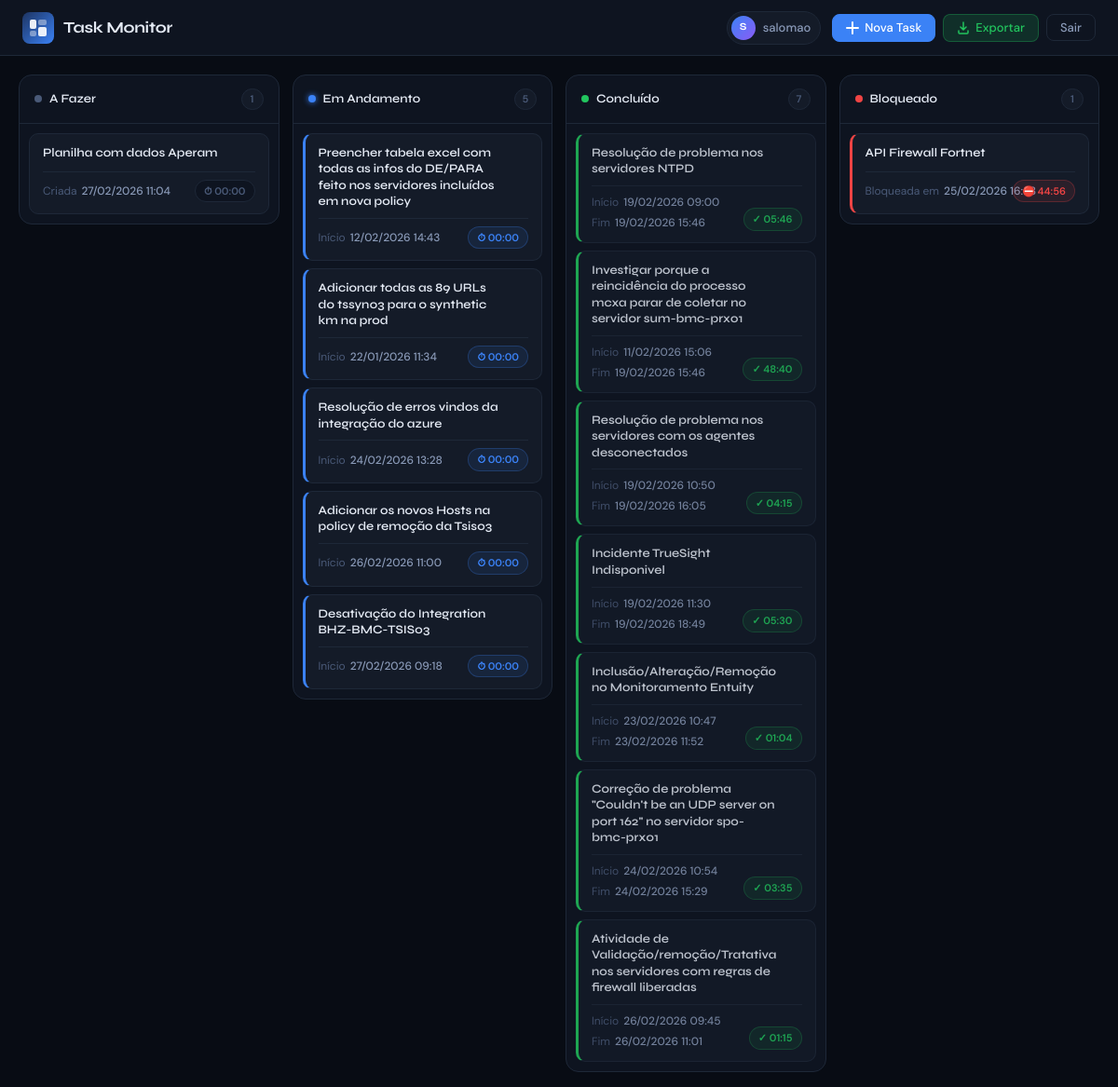
The page /kanban/ (signed in) on the database its author committed.
### tasks/models.py (models this page shows, shortened)
class Task(models.Model): # models.Model indicia a classe base que sabe salvar algo no banco de dados. Sem isso é só python normal.
    STATUS_CHOICES = [
        ('todo', 'A Fazer'),
        ('doing', 'Fazendo'),
        ('done', 'Finalizado'),
        ('blocked', 'Bloqueado'),
    ]
    title = models.CharField(max_length=200) # Criando coluna de titulo com maximo de 200 caracteres.and
    description = models.TextField(null=True, blank=True) # Criando coluna de descricao que armazena texto longo
    user = models.ForeignKey(User, on_delete=models.CASCADE) # Criando relacao para indicar que a task pertence a um usuario. onDelete diz que caso o user seja deletado as tarefas dele tambem sejam.
    status = models.CharField(
        max_length=10,
        choices=STATUS_CHOICES,
        default='todo'
    )
    email = models.EmailField(max_length=200, null=True) # Criando coluna de email com maximo de 200 caracteres.
    start_time = models.DateTimeField(null=True, blank=True) # Criando coluna de data e hora de inicio onde o banco e o formulario aceitam nulo/vazio.
    end_time = models.DateTimeField(null=True, blank=True) # mesmo conceito de start_time.
    blocked_at = models.DateTimeField(null=True, blank=True) # Criando coluna para rastrear quando a task foi bloqueada.
    created_at = models.DateTimeField(auto_now_add=True) # Criando coluna de data e hora que o django automaticamente salva quando a task é criada.
    worked_hours = models.FloatField(null=True, blank=True, default=0.0) # Criando coluna de horas trabalhadas que armazena a hora em float.
    total_blocked_hours = models.FloatField(null=True, blank=True, default=0.0) # Criando coluna de horas bloqueadas que armazena a hora total em float.
    def calculate_worked_hours(self):
        if not self.start_time or not self.end_time: # tratativa de erros, para caso nao tenha hora, ele nao calcule
            return 0
        start = timezone.localtime(self.start_time) # criando variavel local para trabalhar com a hora de inicio da task.
        end = timezone.localtime(self.end_time) # criando variavel local para trabalhar com a hora de fim da task.
        total_seconds = 0 # variavel que acumulará o tempo útil em segundos
        current = start # variavel que vou iterar do inicio ao fim da task, verificando os dias úteis.
        while current < end: # loop que vai percorrer dia por dia
            next_day = (current + timedelta(days=1)).replace(  # pegando o proximo dia e zerando a hora para facilitar a comparacao
                hour=0, minute=0, second=0, microsecond=0
            )
            period_end = min(next_day, end) # definindo o fim do periodo como o proximo dia ou o fim da task, o que vier primeiro.
            if current.weekday() < 5:  # Verifica se é um dia útil (0-4 correspondem a segunda a sexta)
                day = current.date() # pegando a data do dia atual da iteracao
                work_start = current.replace(year=day.year, month=day.month, day=day.day, hour=9, minute=0, second=0, microsecond=0) # criando variavel para receber o inicio do periodo de trabalho
                work_end = current.replace(year=day.year, month=day.month, day=day.day, hour=18, minute=0, second=0, microsecond=0) # criando variavel para receber o fim do periodo de trabalho
                lunch_start = current.replace(year=day.year, month=day.month, day=day.day, hour=12, minute=0, second=0, microsecond=0) # criando variavel para receber o inicio do almoço
                lunch_end = current.replace(year=day.year, month=day.month, day=day.day, hour=13, minute=0, second=0, microsecond=0) # criando variavel para receber o fim do almoço
                maxStart = max(current, work_start) # definindo o inicio do periodo de trabalho como o maior valor entre a hora atual e o inicio do periodo de trabalho
                minEnd = min(period_end, work_end) # definindo o fim do periodo de trabalho como o menor valor entre o fim do periodo e o fim do periodo de trabalho
                if maxStart < minEnd:
                    worked_period = (minEnd - maxStart).total_seconds()
                    verify_start = max(maxStart, lunch_start) # verificando se o inicio do periodo de trabalho é maior que o inicio do almoço, se for, ele define o inicio do periodo util como o inicio do almoço, caso contrario ele continua com o inicio do periodo de trabalho.
                    verify_end = min(minEnd, lunch_end) # verificando se o fim do periodo de trabalho é menor que o fim do almoço, se for, ele define o fim do periodo util como o fim do almoço, caso contrario ele continua com o fim do periodo de trabalho.
                    if verify_start < verify_end: # se o periodo de trabalho util tiver intersecao com o periodo de almoço, ele subtrai o periodo de almoço do periodo de trabalho util.
                        worked_period -= (verify_end - verify_start).total_seconds()
                    total_seconds += worked_period # acumulando o periodo util em segundos no total de segundos.
            current = next_day # avançando para o próximo dia, repetindo o processo até chegar no fim da task.
        total_seconds -= (self.total_blocked_hours * 3600) if self.total_blocked_hours else 0 # subtraindo as horas bloqueadas do total de segundos. Se total_blocked_hours for None, ele subtrai 0.
        return max(total_seconds / 3600, 0) # retornando as horas trabalhadas em float (nunca menor que 0).
    def worked_hours_formated(self):
        FloatHours = self.calculate_worked_hours() # obtendo as horas trabalhadas que foram calculadas em float.
        hours = int(FloatHours) # convertendo as horas em inteiro.
        minutes = int((FloatHours - hours) * 60) # convertendo os minutos em inteiro.
        return f"{hours:02d}:{minutes:02d}" # retornando as horas em HH:MM formatados.
    def calculate_blocked_duration(self):
        if not self.blocked_at: # se nao houver data de bloqueio, retorna 0.
            return 0
        now = timezone.now() # pegando a hora atual para calcular o tempo bloqueado até agora.
        duration_seconds = (now - self.blocked_at).total_seconds() # calculando a duracao do bloqueio em segundos.
        return duration_seconds / 3600  # retornar em horas
    def blocked_hours_formated(self):
        FloatHours = self.calculate_blocked_duration() # obtendo as horas bloqueadas que foram calculadas em float.
        hours = int(FloatHours) # convertendo as horas em inteiro.
        minutes = int((FloatHours - hours) * 60) # convertendo os minutos em inteiro.
        return f"{hours:02d}:{minutes:02d}" # retornando as horas em HH:MM formatados.

### tasks/views.py (the view)
# urls.py: path('kanban/', views.kanban, name='kanban'),
@login_required
def kanban(request): # criando funcao kanban que envia uma requisicao com o usuario logado.
    tasks = Task.objects.filter(user=request.user) # Filtrando no banco para que cada usuario veja somente suas tasks.
    context = { # criando um dicionario HTML para filtrar as tasks por status
        'todo': tasks.filter(status='todo'),
        'doing': tasks.filter(status='doing'),
        'done': tasks.filter(status='done'),
        'blocked': tasks.filter(status='blocked'),
    }
    return render(request, 'task/kanban.html', context) # carrega o template, injeta os dados, gera html e envia a resposta http.

### templates/task/kanban.html (shortened to what this page needs)
{% load static %}
<!DOCTYPE html>
<html lang="pt-br">
<head>
    <link rel="stylesheet" href="{% static 'css/kanban.css' %}?v=4">
</head>
<body>
    <header class="bar">
        <div class="bar-brand">
            <div class="bar-logo">
            </div>
            <h1>Task Monitor</h1>
        </div>
        <div class="top-actions">
            <span class="user-badge">
                <span class="user-avatar">{{ request.user.username|first|upper }}</span>
                <span class="user-name">{{ request.user.username }}</span>
            </span>
            <button class="btn btn-primary" onclick="openCreateTask()">
                <svg width="14" height="14" viewBox="0 0 14 14" fill="none"><path d="M7 1v12M1 7h12" stroke="currentColor" stroke-width="2" stroke-linecap="round"/></svg>
                Nova Task
            </button>
            <a class="btn btn-success" href="{% url 'exportTasksExcel' %}">
                <svg width="14" height="14" viewBox="0 0 14 14" fill="none"><path d="M2 10v2a1 1 0 001 1h8a1 1 0 001-1v-2M7 1v8M4 6l3 3 3-3" stroke="currentColor" stroke-width="1.5" stroke-linecap="round" stroke-linejoin="round"/></svg>
                Exportar
            </a>
            <a class="btn btn-ghost" href="{% url 'logout' %}">Sair</a>
        </div>
    </header>
    <main class="board">
        <div class="col" data-col="todo">
            <div class="col-head">
                <div class="col-label">
                    <span class="col-dot dot-todo"></span>A Fazer
                </div>
                <span class="col-count">{{ todo|length }}</span>
            </div>
            <div class="list" data-status="todo">
                {% for task in todo %}
                <article class="card"
                    data-id="{{ task.id }}"
                    data-title="{{ task.title|escape }}"
                    data-description="{{ task.description|escape }}"
                    data-status="{{ task.status }}"
                    data-start-time="{{ task.start_time|date:'Y-m-d\TH:i' }}"
                    data-end-time="{{ task.end_time|date:'Y-m-d\TH:i' }}"
                    data-update-url="/kanban/updateTask/{{ task.id }}/"
                    draggable="true">
                    <div class="card-top">
                        <div class="card-title">{{ task.title }}</div>
                    </div>
                    <div class="card-info-row">
                        <span class="card-info-item">
                            <span class="card-info-label">Criada</span>
                            <span class="card-info-value">{{ task.created_at|date:"d/m/Y H:i" }}</span>
                        </span>
                        <span class="card-badge badge-neutral">⏱ {{ task.worked_hours_formated }}</span>
                    </div>
                </article>
                {% empty %}
                <div class="col-empty"><p>Nenhuma tarefa</p></div>
                {% endfor %}
            </div>
        </div>
        <div class="col" data-col="doing">
            <div class="col-head">
                <div class="col-label">
                    <span class="col-dot dot-doing"></span>Em Andamento
                </div>
                <span class="col-count">{{ doing|length }}</span>
            </div>
            <div class="list" data-status="doing">
                {% for task in doing %}
                <article class="card card-doing"
                    data-id="{{ task.id }}"
                    data-title="{{ task.title|escape }}"
                    data-description="{{ task.description|escape }}"
                    data-status="{{ task.status }}"
                    data-start-time="{{ task.start_time|date:'Y-m-d\\TH:i' }}"
                    data-end-time="{{ task.end_time|date:'Y-m-d\\TH:i' }}"
                    data-update-url="/kanban/updateTask/{{ task.id }}/"
                    draggable="true">
                    <div class="card-top">
                        <div class="card-title">{{ task.title }}</div>
                    </div>
                    <div class="card-info-row">
                        <span class="card-info-item">
                            <span class="card-info-label">Início</span>
                            <span class="card-info-value">{{ task.start_time|date:"d/m/Y H:i" }}</span>
                        </span>
                        <span class="card-badge badge-blue">⏱ {{ task.worked_hours_formated }}</span>
                    </div>
                </article>
                {% empty %}
                <div class="col-empty"><p>Nenhuma tarefa</p></div>
                {% endfor %}
            </div>
        </div>
        <div class="col" data-col="done">
            <div class="col-head">
                <div class="col-label">
                    <span class="col-dot dot-done"></span>Concluído
                </div>
                <span class="col-count">{{ done|length }}</span>
            </div>
            <div class="list" data-status="done">
                {% for task in done %}
                <article class="card card-done"
                    data-id="{{ task.id }}"
                    data-title="{{ task.title|escape }}"
                    data-description="{{ task.description|escape }}"
                    data-status="{{ task.status }}"
                    data-start-time="{{ task.start_time|date:'Y-m-d\\TH:i' }}"
                    data-end-time="{{ task.end_time|date:'Y-m-d\\TH:i' }}"
                    data-update-url="/kanban/updateTask/{{ task.id }}/"
                    draggable="true">
                    <div class="card-top">
                        <div class="card-title">{{ task.title }}</div>
                    </div>
                    <div class="card-info-row card-info-row--done">
                        <div class="card-info-dates">
                            <span class="card-info-item">
                                <span class="card-info-label">Início</span>
                                <span class="card-info-value">{{ task.start_time|date:"d/m/Y H:i" }}</span>
                            </span>
                            <span class="card-info-item">
                                <span class="card-info-label">Fim</span>
                                <span class="card-info-value">{{ task.end_time|date:"d/m/Y H:i" }}</span>
                            </span>
                        </div>
                        <span class="card-badge badge-green">✓ {{ task.worked_hours_formated }}</span>
                    </div>
                </article>
                {% empty %}
                <div class="col-empty"><p>Nenhuma tarefa</p></div>
                {% endfor %}
            </div>
        </div>
        <div class="col" data-col="blocked">
            <div class="col-head">
                <div class="col-label">
                    <span class="col-dot dot-blocked"></span>Bloqueado
                </div>
                <span class="col-count">{{ blocked|length }}</span>
            </div>
            <div class="list" data-status="blocked">
                {% for task in blocked %}
                <article class="card card-blocked"
                    data-id="{{ task.id }}"
                    data-title="{{ task.title|escape }}"
                    data-description="{{ task.description|escape }}"
                    data-status="{{ task.status }}"
                    data-start-time="{{ task.start_time|date:'Y-m-d\\TH:i' }}"
                    data-end-time="{{ task.end_time|date:'Y-m-d\\TH:i' }}"
                    data-update-url="/kanban/updateTask/{{ task.id }}/"
                    draggable="true">
                    <div class="card-top">
                        <div class="card-title">{{ task.title }}</div>
                    </div>
                    <div class="card-info-row">
                        <span class="card-info-item">
                            <span class="card-info-label">Bloqueada em</span>
                            <span class="card-info-value">{{ task.blocked_at|date:"d/m/Y H:i" }}</span>
                        </span>
                        <span class="card-badge badge-red">⛔ {{ task.blocked_hours_formated }}</span>
                    </div>
                </article>
                {% empty %}
                <div class="col-empty"><p>Nenhuma tarefa</p></div>
                {% endfor %}
            </div>
        </div>
    </main>
</body>
</html>

### rows shown on the page
Task: title "Planilha com dados Aperam", created_at "27/02/2026 11:04", worked_hours_formated "00:00"
Task: title "Preencher tabela excel com todas as infos do DE/PARA feito nos servidores incluídos em nova policy", start_time "12/02/2026 14:43", worked_hours_formated "00:00"
Task: title "Adicionar todas as 89 URLs do tssyn03 para o synthetic km na prod", start_time "22/01/2026 11:34", worked_hours_formated "00:00"
Task: title "Resolução de erros vindos da integração do azure", start_time "24/02/2026 13:28", worked_hours_formated "00:00"
Task: title "Adicionar os novos Hosts na policy de remoção da Tsis03", start_time "26/02/2026 11:00", worked_hours_formated "00:00"
Task: title "Desativação do Integration BHZ-BMC-TSIS03", start_time "27/02/2026 09:18", worked_hours_formated "00:00"
Task: title "Resolução de problema nos servidores NTPD", start_time "19/02/2026 09:00", end_time "19/02/2026 15:46", worked_hours_formated "05:46"
Task: title "Investigar porque a reincidência do processo mcxa parar de coletar no servidor sum-bmc-prx01", start_time "11/02/2026 15:06", end_time "19/02/2026 15:46", worked_hours_formated "48:40"
Task: title "Resolução de problema nos servidores com os agentes desconectados", start_time "19/02/2026 10:50", end_time "19/02/2026 16:05", worked_hours_formated "04:15"
Task: title "Incidente TrueSight Indisponivel", start_time "19/02/2026 11:30", end_time "19/02/2026 18:49", worked_hours_formated "05:30"
Task: title "Inclusão/Alteração/Remoção no Monitoramento Entuity", start_time "23/02/2026 10:47", end_time "23/02/2026 11:52", worked_hours_formated "01:04"
Task: title "Correção de problema \"Couldn't be an UDP server on port 162\" no servidor spo-bmc-prx01", start_time "24/02/2026 10:54", end_time "24/02/2026 15:29", worked_hours_formated "03:35"
Task: title "Atividade de Validação/remoção/Tratativa nos servidores com regras de firewall liberadas", start_time "26/02/2026 09:45", end_time "26/02/2026 11:01", worked_hours_formated "01:15"
Task: title "API Firewall Fortnet", blocked_at "25/02/2026 16:23", blocked_hours_formated "44:56"

### other values the page prints
{{ request.user.username|first|upper }} "S"
{{ request.user.username }} "salomao"
{{ todo|length }} "1"
{{ doing|length }} "5"
{{ done|length }} "7"
{{ blocked|length }} "1"
